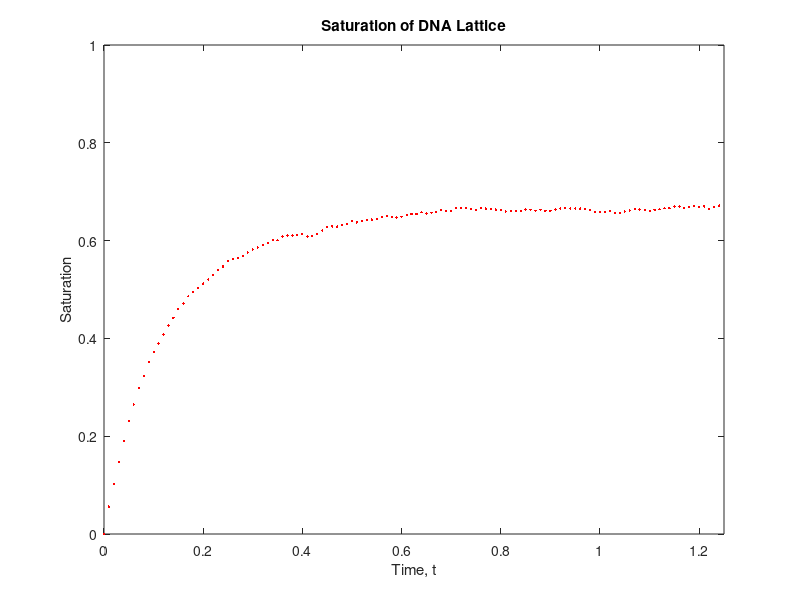

This chart was generated by the following MATLAB code:
clearvars;
close all;

% This code will randomly bind and unbind proteins to a DNA lattice
% represented by an array of zeros and ones. A zero represents a free
% location on the lattice while a one represents a location where a protein
% is bound. The length of the lattice and the proteins are variable. The
% probabilities of binding and unbinding are based on k_on and k_off values
% as well as chemical kinetics. Proteins can interact on the lattice and
% binding probabilities are affected by these interactions. The code
% creates a growth profile over time of the given situation based on the
% given parameters.
% k_on, k_off, L, and dt values must be selected such that k_on*L*dt < 1 as
% well as k_off*dt < 1.
% There are 'dummy zeros' on either end of the lattice (positions 1 and
% N+1) in order for the code to check the binding location type.


N = 8660;    %length of DNA lattice
n = 3;      %protein length
k_on = 1;   %kinetic rate constant for binding
k_off = 1;  %kinetic rate constant for unbinding
w = 1;  %co-operativity parameter
L = 2;  %concentration of free proteins

dt = 0.01;     %small time step required for probability calculations

Probabilities = [k_on*L*dt,k_on*L*w*dt,k_on*L*(w^2)*dt,k_off*dt];   %probabilites used for comparisons
if max(Probabilities) > 1
    disp('ERROR: dt TOO BIG');
elseif max(Probabilities) < 0.001
    disp('ERROR: dt TOO SMALL');
end

K = k_on/k_off; %calculates equilibrium constant

Iterations = 1.25/dt;  %how many binding/unbinding loops to run

DNA = zeros(1,N+2);   %array to model DNA lattice with 'dummy zeros' on each end
currentBound = zeros(1,N+2);  %allocate memory for currentBound array with 'dummy zeros'

BindHist = 0;   %resets BindHist for each loop of binding/unbinding events
BindCounter = 0;    %counts how many binding events occur
isolBindCounter = 0;    %counts isolated binding events
scBindCounter = 0;  %counts singly contiguous binding events
dcBindCounter = 0;  %counts doubly contiguous binding events
UnbindCounter = 0;   %counts how many unbinding events occur

t = zeros(1,Iterations);    %memory allocation of t and FracCover
FracCover = zeros(1,Iterations);

t(1) = 0;       %initial conditions
FracCover(1) = 0;
for a = 2:Iterations   %loops binding and unbinding runs multiple times
    for j = randperm(N-(n-1))+1   %for loop checks each location on DNA in random order (binding events)
        if DNA(j:j+(n-1)) == 0  %checks availiability at location
            if DNA(j-1) == 0 && DNA(j+n) == 0  %checks if binding site is isolated
                if rand <= k_on*L*dt    %checks probability based on kinetics
                    DNA(j:j+(n-1)) = 1; %space matches all requirements so protein binds
                    BindHist(1,BindCounter+1) = j;  %array to record history of all past binding locations
                    BindCounter = BindCounter+1;    %increases counter of total binding events
                    isolBindHist(isolBindCounter+1) = j;    %stores location of all isolated binding events
                    isolBindCounter = isolBindCounter+1;    %increases counter of isolated binding events
                    currentBound(j) = 1;    %shows which positions a protein is bound to currently
                end
            end
            if (DNA(j-1) == 0 && DNA(j+n) == 1) || (DNA(j-1) == 1 && DNA(j+n) == 0)    %checks if binding site is singly contiguous (sc)
                if rand <= k_on*L*w*dt    %checks probability based on kinetics
                    DNA(j:j+(n-1)) = 1; %space matches all requirements so protein binds
                    BindHist(2,BindCounter+1) = j;  %array to record history of all past binding locations
                    BindCounter = BindCounter+1;    %increases counter of total binding events
                    scBindHist(scBindCounter+1) = j;    %stores location of all sc binding events
                    scBindCounter = scBindCounter+1;    %increases counter of all sc binding events
                    currentBound(j) = 1;    %shows which positions a protein is bound to currently
                end
            end
            if DNA(j-1) == 1 && DNA(j+n) == 1  %checks if binding site is doubly contiguous (dc)
                if rand <= k_on*L*(w^2)*dt    %checks probability based on kinetics
                    DNA(j:j+(n-1)) = 1; %space matches all requirements so protein binds
                    BindHist(3,BindCounter+1) = j;  %array to record history of all past binding locations
                    BindCounter = BindCounter+1;    %increases counter of total binding events
                    dcBindHist(dcBindCounter+1) = j;    %stores location of all dc binding events
                    dcBindCounter = dcBindCounter+1;    %increases counter of all dc binding events
                    currentBound(j) = 1;    %shows which positions a protein is bound to currently
                end 
            end
        end
    end
    for m = find(currentBound == 1) %picks each location where a protein is currently bound (unbinding events)
        if rand <= k_off*dt    %checks probability based on kinetics
            DNA(m:m+(n-1)) = 0; %unbinds protein from location
            UnbindHist(UnbindCounter+1) = m;    %stores location in history of all past unbinding events
            UnbindCounter = UnbindCounter+1;    %increases counter of total unbinding events
            currentBound(m) = 0;    %shows no more protein bound to that location
        end
    end
    
    FracCover(a) = sum(DNA)/N;  %fractional coverage of DNA lattice
    
    t(a) = t(a-1)+dt;
end

figure(1);
scatter(t,FracCover,3,'r','filled');
hold on;
xlabel('Time, t');
ylabel('Saturation');
xlim([0 dt*Iterations]);
ylim([0 1]);
title('Saturation of DNA Lattice');
box on;